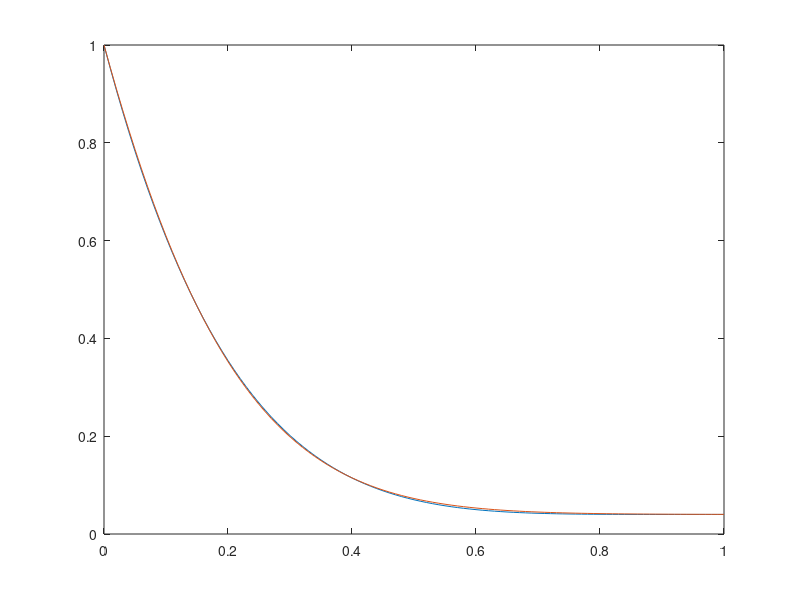

The MATLAB script that drew this image:
clear all;
close all;

F0 = 0.04;
vh = [0:0.01:1];

% Fresnel-Schlick approximation
Fs  = @(x) F0 + (1-F0)*(1-x).^5;
% Gaussian spherical approximation
Fgs = @(x) F0 + (1-F0)*2.^((-5.55473.*x - 6.98316).*x);

plot(vh, [Fs(vh); Fgs(vh)]);